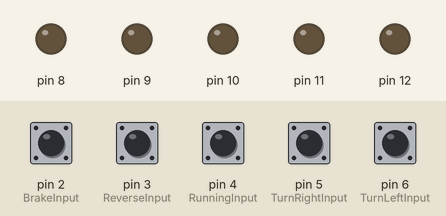
This sketch was run on a simulated Arduino Uno, built with avr-gcc and run on an emulated ATmega328P. On the bench: output pins drawn as LEDs (lit = HIGH). The inputs (shaded band) are chosen by the test bench; at power-on: pin 2 (BrakeInput), pin 3 (ReverseInput), pin 4 (RunningInput), pin 5 (TurnRightInput), pin 6 (TurnLeftInput) HIGH.

Above: at 1.2 s.
1.3 s: pin 2 (BrakeInput) pulled LOW for 0.15 s
At 1.37 s:
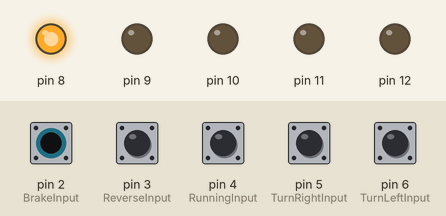
2.9 s: pin 3 (ReverseInput) pulled LOW for 0.15 s
At 2.97 s:
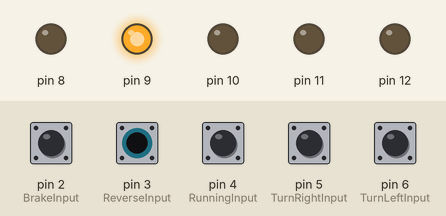
4.5 s: pin 4 (RunningInput) pulled LOW for 0.15 s
At 4.57 s:
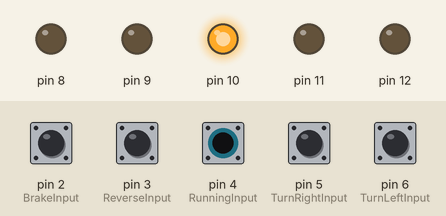
6.1 s: pin 5 (TurnRightInput) pulled LOW for 0.15 s
At 6.17 s:
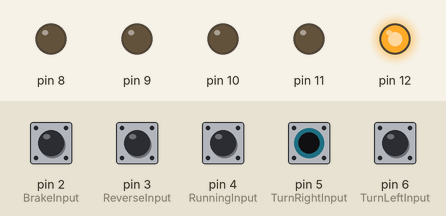
7.7 s: pin 6 (TurnLeftInput) pulled LOW for 0.15 s
At 7.77 s:
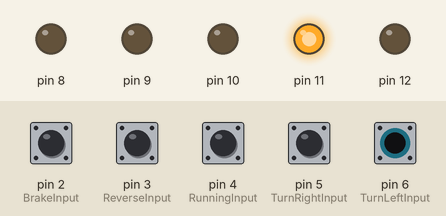
9.3 s: pin 2 (BrakeInput) driven LOW and pin 3 (ReverseInput) driven LOW
At 9.6 s:
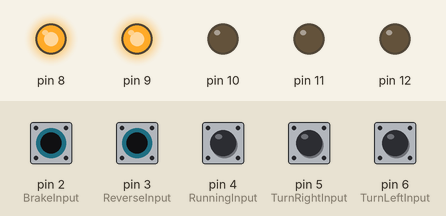
Timing chart, 0 to 11.8 s (numbered marks = the images above; inputs shaded):
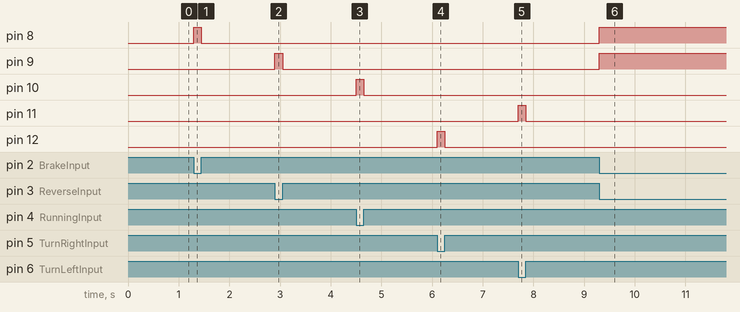

Measured:
- after the input at 1.3 s, pin 8: LOW → HIGH at once, → LOW 0.15 s later
- after the input at 2.9 s, pin 9: LOW → HIGH at once, → LOW 0.15 s later
- after the input at 4.5 s, pin 10: LOW → HIGH at once, → LOW 0.15 s later
- after the input at 6.1 s, pin 12: LOW → HIGH at once, → LOW 0.15 s later
- after the input at 7.7 s, pin 11: LOW → HIGH at once, → LOW 0.15 s later
- after the input at 9.3 s, pin 8, pin 9: LOW → HIGH at once

The sketch:

Main.ino
```cpp
// francis od 1-29-2026

#include "Light.h"

// Input pins buttons
const int BrakeInput     = 2;
const int ReverseInput   = 3;
const int RunningInput   = 4;
const int TurnRightInput = 5;
const int TurnLeftInput  = 6;

// Output pins leds
const int BrakeOutput     = 8;
const int ReverseOutput   = 9;
const int RunningOutput   = 10;
const int TurnLeftOutput  = 11;
const int TurnRightOutput = 12;

// Create object
Light light(
  BrakeOutput,
  ReverseOutput,
  RunningOutput,
  TurnLeftOutput,
  TurnRightOutput
);

void setup() {
  pinMode(BrakeInput, INPUT_PULLUP);
  pinMode(ReverseInput, INPUT_PULLUP);
  pinMode(RunningInput, INPUT_PULLUP);
  pinMode(TurnLeftInput, INPUT_PULLUP);
  pinMode(TurnRightInput, INPUT_PULLUP);

  light.begin();
}

void loop() {
  light.Brake(digitalRead(BrakeInput) == LOW);
  light.Reverse(digitalRead(ReverseInput) == LOW);
  light.Running(digitalRead(RunningInput) == LOW);
  light.TurnLeft(digitalRead(TurnLeftInput) == LOW);
  light.TurnRight(digitalRead(TurnRightInput) == LOW);
}
```

Light.h
```cpp
/*
Version -`1.1
Francis O'Donovan
1-29-2026

Setup and decleration of Light class.
Class is responcible for activating the aporite light via functions.
Can be called with "Light.NAME()", or "Light.NAME(flase)" to turn the light off.

*/

#ifndef LIGHT_H
#define LIGHT_H

#include <Arduino.h>

class Light {
private:
  int brakePin;
  int reversePin;
  int runningPin;
  int turnLeftPin;
  int turnRightPin;

public:
  Light(int b, int r, int run, int tl, int tr) {
    brakePin = b;
    reversePin = r;
    runningPin = run;
    turnLeftPin = tl;
    turnRightPin = tr;
  }

  void begin() {
    pinMode(brakePin, OUTPUT);
    pinMode(reversePin, OUTPUT);
    pinMode(runningPin, OUTPUT);
    pinMode(turnLeftPin, OUTPUT);
    pinMode(turnRightPin, OUTPUT);
  }

  void Brake(bool isOn = true) {
    digitalWrite(brakePin, isOn ? HIGH : LOW);
  }

  void Reverse(bool isOn = true) {
    digitalWrite(reversePin, isOn ? HIGH : LOW);
  }

  void Running(bool isOn = true) {
    digitalWrite(runningPin, isOn ? HIGH : LOW);
  }

  void TurnLeft(bool isOn = true) {
    digitalWrite(turnLeftPin, isOn ? HIGH : LOW);
  }

  void TurnRight(bool isOn = true) {
    digitalWrite(turnRightPin, isOn ? HIGH : LOW);
  }
};

#endif
```
